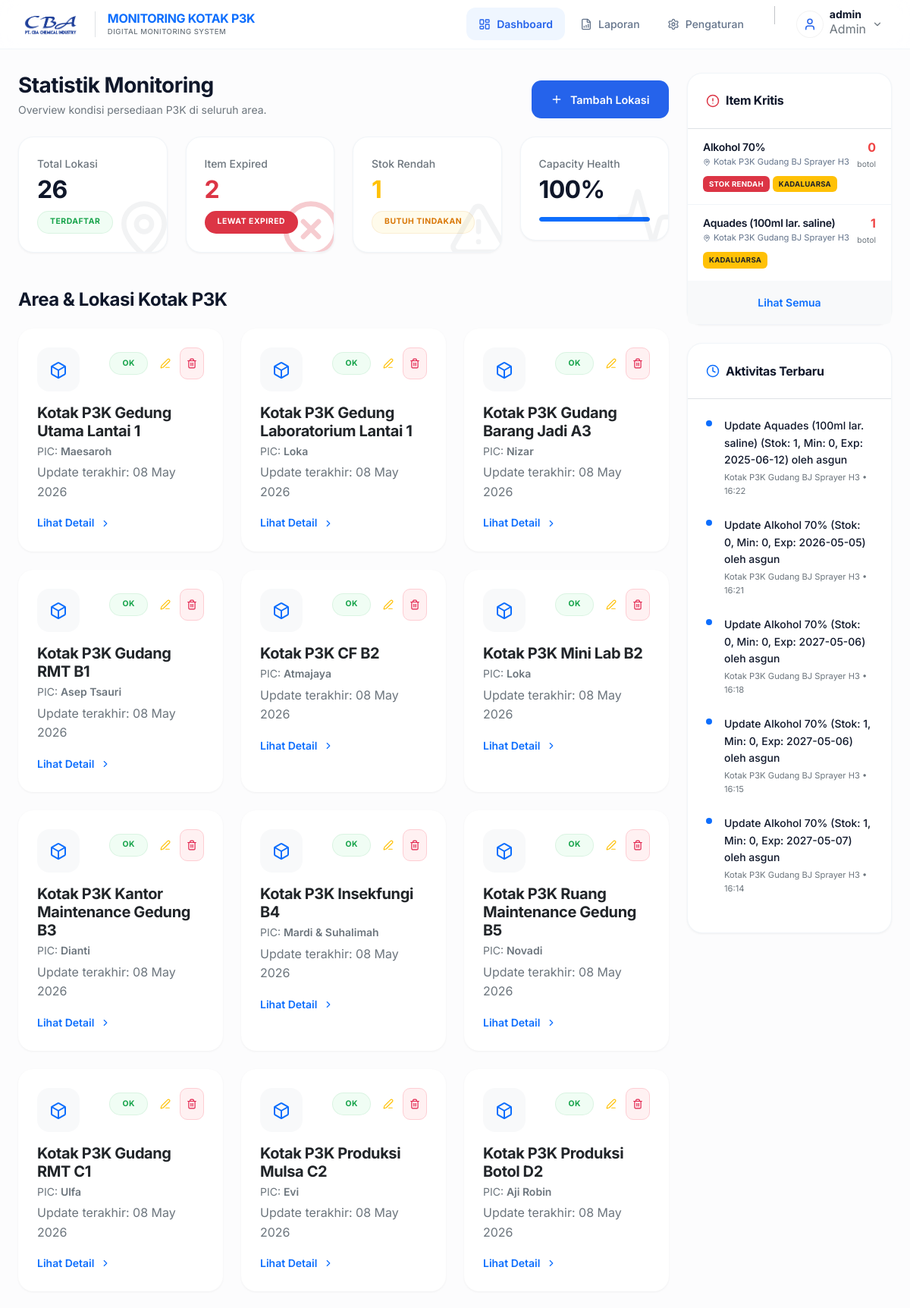
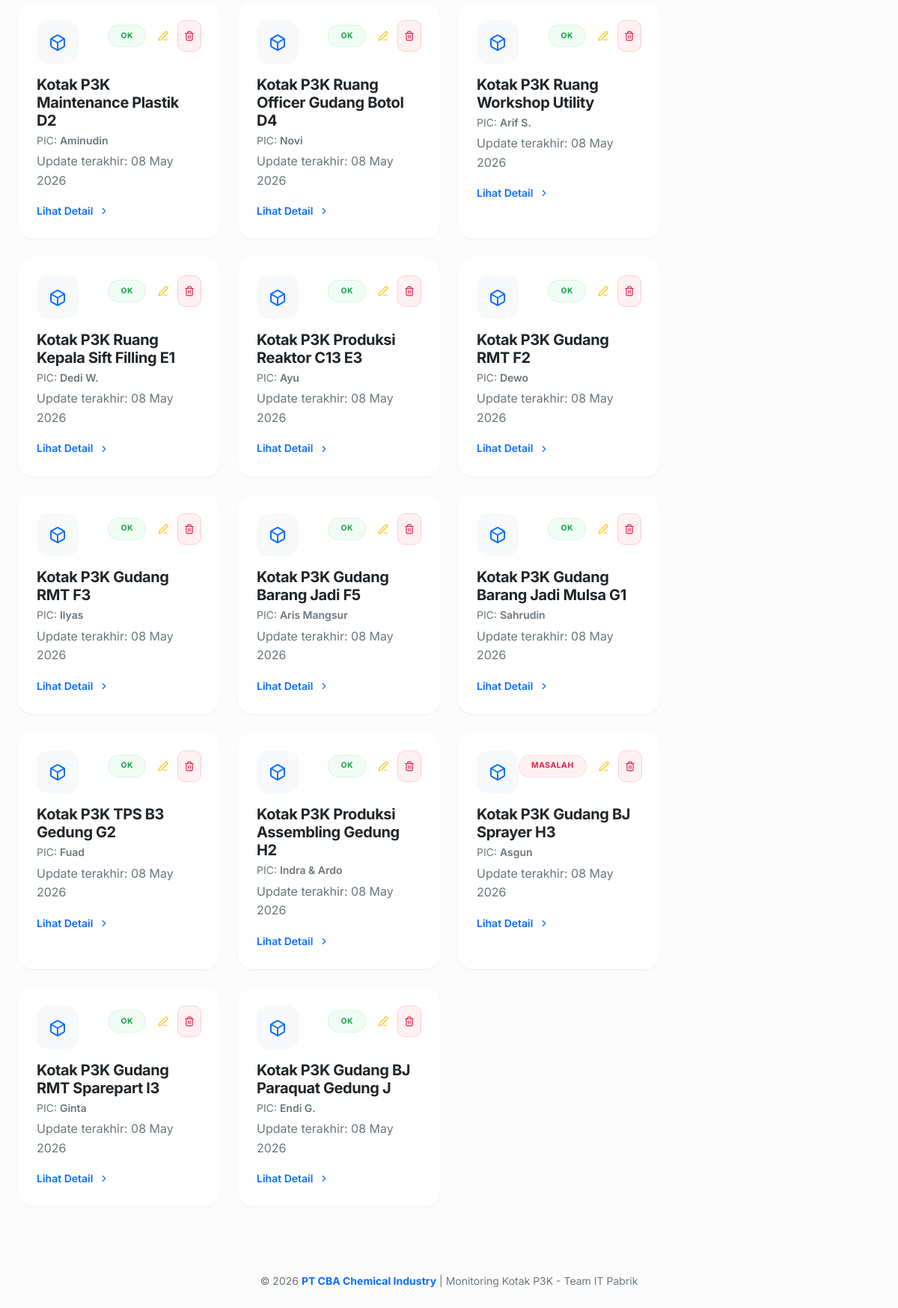
/dashboard.php (signed in), run on the app's committed database (2 pictures, top to bottom).
### tables this page shows
CREATE TABLE `p3k_lokasi` (
  `id` int(11) NOT NULL,
  `nama_lokasi` varchar(100) NOT NULL,
  `last_update` datetime DEFAULT current_timestamp() ON UPDATE current_timestamp(),
  `pic` varchar(100) DEFAULT 'Admin'
);

CREATE TABLE `p3k_items` (
  `id` int(11) NOT NULL,
  `lokasi_id` int(11) NOT NULL,
  `nama_item` varchar(100) NOT NULL,
  `stok` int(11) NOT NULL DEFAULT 0,
  `min_stok` int(11) NOT NULL DEFAULT 0,
  `satuan` varchar(20) DEFAULT 'pcs',
  `tgl_kadaluarsa` date DEFAULT NULL
);

CREATE TABLE `p3k_activity` (
  `id` int(11) NOT NULL,
  `lokasi_id` int(11) NOT NULL,
  `activity_type` enum('UPDATE','CHECK','CRITICAL') DEFAULT 'CHECK',
  `message` text NOT NULL,
  `created_at` datetime DEFAULT current_timestamp()
);

### dashboard.php (the view, shortened to what the rows shown need)
<?php
include "db.php";
$role = $_SESSION['role'];
$username = $_SESSION['username'];
$where_clause = ($role == 'Admin') ? "" : "WHERE l.pic = '$username'";
$where_clause_items = ($role == 'Admin') ? "" : "AND l.pic = '$username'";
$q_lokasi = mysqli_query($conn, "SELECT COUNT(*) as total FROM p3k_lokasi l $where_clause");
$total_lokasi = mysqli_fetch_assoc($q_lokasi)['total'];
$today = date('Y-m-d');
$next_month = date('Y-m-d', strtotime('+30 days'));
$q_kritis = mysqli_query($conn, "SELECT COUNT(*) as total FROM p3k_items i
    JOIN p3k_lokasi l ON i.lokasi_id = l.id
    WHERE (i.stok <= i.min_stok OR (i.tgl_kadaluarsa <= '$next_month' AND i.tgl_kadaluarsa >= '$today')) $where_clause_items");
$total_kritis = mysqli_fetch_assoc($q_kritis)['total'];
$q_expired = mysqli_query($conn, "SELECT COUNT(*) as total FROM p3k_items i
    JOIN p3k_lokasi l ON i.lokasi_id = l.id
    WHERE i.tgl_kadaluarsa < '$today' $where_clause_items");
$total_expired = mysqli_fetch_assoc($q_expired)['total'];
$q_all_items = mysqli_query($conn, "SELECT COUNT(*) as total FROM p3k_items i JOIN p3k_lokasi l ON i.lokasi_id = l.id $where_clause");
$total_items = mysqli_fetch_assoc($q_all_items)['total'];
$health_percentage = ($total_items > 0) ? round((($total_items - $total_kritis) / $total_items) * 100) : 0;
$critical_items = mysqli_query($conn, "SELECT i.*, l.nama_lokasi FROM p3k_items i
    JOIN p3k_lokasi l ON i.lokasi_id = l.id
    WHERE (i.stok <= i.min_stok OR i.tgl_kadaluarsa <= '$next_month') $where_clause_items
    ORDER BY i.stok ASC LIMIT 10");
$activities = mysqli_query($conn, "SELECT a.*, l.nama_lokasi FROM p3k_activity a
    JOIN p3k_lokasi l ON a.lokasi_id = l.id
    " . (($role == 'Admin') ? "" : "WHERE l.pic = '$username'") . "
    ORDER BY a.created_at DESC LIMIT 5");
$locations = mysqli_query($conn, "SELECT l.*, u.nama as pic_nama,
    (SELECT COUNT(*) FROM p3k_items WHERE lokasi_id = l.id AND (stok <= min_stok OR tgl_kadaluarsa <= '$next_month')) as critical_count
    FROM p3k_lokasi l
    LEFT JOIN users u ON l.pic = u.username
    $where_clause");
?>
<!DOCTYPE html>
<html lang="id">
<head>
    <link href="https://cdn.jsdelivr.net/npm/bootstrap@5.3.2/dist/css/bootstrap.min.css" rel="stylesheet">
    <link rel="stylesheet" href="assets/css/style.css">
</head>
<body>
    <nav class="navbar glass-navbar fixed-top py-2">
        <div class="container-fluid px-4">
            <a href="dashboard.php" class="d-flex align-items-center gap-3 text-decoration-none">
                <div class="brand-text border-start ps-3 d-none d-sm-block">
                    <h1 class="h6 mb-0 fw-bold tracking-tight text-primary">MONITORING KOTAK P3K</h1>
                </div>
            </a>
        </div>
    </nav>
    <div class="container-fluid px-4 py-3" style="margin-top: 80px; padding-bottom: 100px;">
        <div class="row g-4">
            <div class="col-lg-9">
                <div class="row g-4 mb-5">
                    <div class="col-md-6 col-lg-3">
                        <div class="glass-card stat-card">
                            <h2 class="mb-0"><?= $total_lokasi ?></h2>
                        </div>
                    </div>
                    <div class="col-md-6 col-lg-3">
                        <div class="glass-card stat-card">
                            <h2 class="mb-0 text-danger"><?= $total_expired ?></h2>
                        </div>
                    </div>
                    <div class="col-md-6 col-lg-3">
                        <div class="glass-card stat-card">
                            <h2 class="mb-0 text-warning"><?= $total_kritis ?></h2>
                        </div>
                    </div>
                    <div class="col-md-6 col-lg-3">
                        <div class="glass-card stat-card">
                            <h2 class="mb-0"><?= $health_percentage ?>%</h2>
                        </div>
                    </div>
                </div>
                <div class="row g-4">
                    <?php while ($loc = mysqli_fetch_assoc($locations)): ?>
                        <div class="col-md-6 col-xl-4">
                            <a href="location_detail.php?id=<?= $loc['id'] ?>" class="text-decoration-none">
                                <div class="glass-card location-card p-4 h-100">
                                    <div class="d-flex justify-content-between align-items-start mb-3">
                                        <div class="bg-light p-3 rounded-4 text-primary">
                                            <i data-lucide="box" style="width:24px; height:24px;"></i>
                                        </div>
                                        <div class="d-flex align-items-center gap-2">
                                            <?php if ($loc['critical_count'] > 0): ?>
                                                <span class="badge-status badge-critical">MASALAH</span>
                                            <?php else: ?>
                                                <span class="badge-status badge-success">OK</span>
                                            <?php endif; ?>
                                            <?php if ($_SESSION['role'] == 'Admin'): ?>
                                                <div class="d-flex gap-1">
                                                    <button type="button"
                                                        onclick="event.preventDefault(); event.stopPropagation();"
                                                        data-bs-toggle="modal"
                                                        data-bs-target="#editLocationModal<?= $loc['id'] ?>"
                                                        class="btn btn-sm btn-outline-warning border-0 rounded-3 p-2">
                                                        <i data-lucide="edit-3" style="width:14px;"></i>
                                                    </button>
                                                    <form id="deleteForm<?= $loc['id'] ?>" action="" method="POST" class="mb-0">
                                                        <button type="button"
                                                            onclick="event.preventDefault(); event.stopPropagation(); confirmDelete(<?= $loc['id'] ?>, '<?= htmlspecialchars($loc['nama_lokasi']) ?>')"
                                                            class="btn-delete-lokasi">
                                                            <i data-lucide="trash-2" style="width:14px;"></i>
                                                        </button>
                                                    </form>
                                                </div>
                                            <?php endif; ?>
                                        </div>
                                    </div>
                                    <h5 class="mb-1 text-dark"><?= htmlspecialchars($loc['nama_lokasi']) ?></h5>
                                    <p class="text-secondary small mb-1">PIC: <span
                                            class="fw-semibold"><?= htmlspecialchars($loc['pic_nama'] ?? $loc['pic']) ?></span>
                                    </p>
                                    <p class="text-secondary tiny mb-3">Update terakhir:
                                        <?= date('d M Y', strtotime($loc['last_update'])) ?></p>
                                    <div class="d-flex align-items-center gap-2 text-primary small fw-semibold">
                                        Lihat Detail
                                        <i data-lucide="chevron-right" style="width:14px;"></i>
                                    </div>
                                </div>
                            </a>
                        </div>
                    <?php endwhile; ?>
                </div>
            </div>
            <div class="col-lg-3">
                <div class="glass-card mb-4" style="height: fit-content;">
                    <div class="sidebar-critical">
                        <?php if (mysqli_num_rows($critical_items) > 0): ?>
                            <?php while ($item = mysqli_fetch_assoc($critical_items)):
                                $is_expired = ($item['tgl_kadaluarsa'] <= $next_month);
                                $is_low_stock = ($item['stok'] <= $item['min_stok']);
                                ?>
                                <div class="critical-item">
                                    <div class="d-flex justify-content-between align-items-start">
                                        <div class="me-2">
                                            <h6 class="item-name mb-0"><?= htmlspecialchars($item['nama_item']) ?></h6>
                                            <div class="item-location">
                                                <i data-lucide="map-pin" style="width:10px; height:10px;"></i>
                                                <?= htmlspecialchars($item['nama_lokasi']) ?>
                                            </div>
                                        </div>
                                        <div class="text-end">
                                            <span class="item-qty"><?= $item['stok'] ?></span>
                                            <span class="tiny text-secondary"
                                                style="font-size: 0.65rem;"><?= htmlspecialchars($item['satuan']) ?></span>
                                        </div>
                                    </div>
                                    <div class="d-flex gap-1 mt-1">
                                        <?php if ($is_low_stock): ?>
                                            <span class="badge-pill bg-danger text-white">STOK RENDAH</span>
                                        <?php endif; ?>
                                        <?php if ($is_expired): ?>
                                            <span class="badge-pill bg-warning text-dark">KADALUARSA</span>
                                        <?php endif; ?>
                                    </div>
                                </div>
                            <?php endwhile; ?>
                        <?php else: ?>
                            <div class="p-4 text-center">
                                <p class="text-secondary small mb-0">Semua item aman.</p>
                            </div>
                        <?php endif; ?>
                    </div>
                </div>
                <div class="glass-card">
                    <div class="p-4">
                        <?php while ($act = mysqli_fetch_assoc($activities)): ?>
                            <div class="mb-4 last-child-mb-0">
                                <div class="d-flex gap-3">
                                    <div class="flex-shrink-0 mt-1">
                                        <div class="bg-primary rounded-circle" style="width:8px; height:8px;"></div>
                                    </div>
                                    <div>
                                        <p class="small mb-1 fw-medium"><?= htmlspecialchars($act['message']) ?></p>
                                        <p class="text-secondary tiny mb-0" style="font-size: 0.7rem;">
                                            <?= htmlspecialchars($act['nama_lokasi']) ?> •
                                            <?= date('H:i', strtotime($act['created_at'])) ?>
                                        </p>
                                    </div>
                                </div>
                            </div>
                        <?php endwhile; ?>
                    </div>
                </div>
            </div>
        </div>
    </div>
</body>
</html>

### data on the page
p3k_lokasi: shows "OK", nama_lokasi "Kotak P3K Gedung Utama Lantai 1", pic_nama "Maesaroh", last_update "08 May 2026"
p3k_lokasi: shows "OK", nama_lokasi "Kotak P3K Gedung Laboratorium Lantai 1", pic_nama "Loka", last_update "08 May 2026"
p3k_lokasi: shows "OK", nama_lokasi "Kotak P3K Gudang Barang Jadi A3", pic_nama "Nizar", last_update "08 May 2026"
p3k_lokasi: shows "OK", nama_lokasi "Kotak P3K Gudang RMT B1", pic_nama "Asep Tsauri", last_update "08 May 2026"
p3k_lokasi: shows "OK", nama_lokasi "Kotak P3K CF B2", pic_nama "Atmajaya", last_update "08 May 2026"
p3k_lokasi: shows "OK", nama_lokasi "Kotak P3K Mini Lab B2", pic_nama "Loka", last_update "08 May 2026"
p3k_lokasi: shows "OK", nama_lokasi "Kotak P3K Kantor Maintenance Gedung B3", pic_nama "Dianti", last_update "08 May 2026"
p3k_lokasi: shows "OK", nama_lokasi "Kotak P3K Insekfungi B4", pic_nama "Mardi & Suhalimah", last_update "08 May 2026"
p3k_lokasi: shows "OK", nama_lokasi "Kotak P3K Ruang Maintenance Gedung B5", pic_nama "Novadi", last_update "08 May 2026"
p3k_lokasi: shows "OK", nama_lokasi "Kotak P3K Gudang RMT C1", pic_nama "Ulfa", last_update "08 May 2026"
p3k_lokasi: shows "OK", nama_lokasi "Kotak P3K Produksi Mulsa C2", pic_nama "Evi", last_update "08 May 2026"
p3k_lokasi: shows "OK", nama_lokasi "Kotak P3K Produksi Botol D2", pic_nama "Aji Robin", last_update "08 May 2026"
p3k_lokasi: shows "OK", nama_lokasi "Kotak P3K Maintenance Plastik D2", pic_nama "Aminudin", last_update "08 May 2026"
p3k_lokasi: shows "OK", nama_lokasi "Kotak P3K Ruang Officer Gudang Botol D4", pic_nama "Novi", last_update "08 May 2026"
p3k_lokasi: shows "OK", nama_lokasi "Kotak P3K Ruang Workshop Utility", pic_nama "Arif S.", last_update "08 May 2026"
p3k_lokasi: shows "OK", nama_lokasi "Kotak P3K Ruang Kepala Sift Filling E1", pic_nama "Dedi W.", last_update "08 May 2026"
p3k_lokasi: shows "OK", nama_lokasi "Kotak P3K Produksi Reaktor C13 E3", pic_nama "Ayu", last_update "08 May 2026"
p3k_lokasi: shows "OK", nama_lokasi "Kotak P3K Gudang RMT F2", pic_nama "Dewo", last_update "08 May 2026"
p3k_lokasi: shows "OK", nama_lokasi "Kotak P3K Gudang RMT F3", pic_nama "Ilyas", last_update "08 May 2026"
p3k_lokasi: shows "OK", nama_lokasi "Kotak P3K Gudang Barang Jadi F5", pic_nama "Aris Mangsur", last_update "08 May 2026"
p3k_lokasi: shows "OK", nama_lokasi "Kotak P3K Gudang Barang Jadi Mulsa G1", pic_nama "Sahrudin", last_update "08 May 2026"
p3k_lokasi: shows "OK", nama_lokasi "Kotak P3K TPS B3 Gedung G2", pic_nama "Fuad", last_update "08 May 2026"
p3k_lokasi: shows "OK", nama_lokasi "Kotak P3K Produksi Assembling Gedung H2", pic_nama "Indra & Ardo", last_update "08 May 2026"
p3k_lokasi: shows "MASALAH", nama_lokasi "Kotak P3K Gudang BJ Sprayer H3", pic_nama "Asgun", last_update "08 May 2026"
p3k_lokasi: shows "OK", nama_lokasi "Kotak P3K Gudang RMT Sparepart I3", pic_nama "Ginta", last_update "08 May 2026"
p3k_lokasi: shows "OK", nama_lokasi "Kotak P3K Gudang BJ Paraquat Gedung J", pic_nama "Endi G.", last_update "08 May 2026"
p3k_items: nama_item "Alkohol 70%", lokasi.nama_lokasi "Kotak P3K Gudang BJ Sprayer H3", stok "0", satuan "botol", min_stok "STOK RENDAH", tgl_kadaluarsa "KADALUARSA"
p3k_items: nama_item "Aquades (100ml lar. saline)", lokasi.nama_lokasi "Kotak P3K Gudang BJ Sprayer H3", stok "1", satuan "botol", tgl_kadaluarsa "KADALUARSA"
p3k_activity: message "Update Aquades (100ml lar. saline) (Stok: 1, Min: 0, Exp: 2025-06-12) oleh asgun", lokasi.nama_lokasi "Kotak P3K Gudang BJ Sprayer H3", created_at "16:22"
p3k_activity: message "Update Alkohol 70% (Stok: 0, Min: 0, Exp: 2026-05-05) oleh asgun", lokasi.nama_lokasi "Kotak P3K Gudang BJ Sprayer H3", created_at "16:21"
p3k_activity: message "Update Alkohol 70% (Stok: 0, Min: 0, Exp: 2027-05-06) oleh asgun", lokasi.nama_lokasi "Kotak P3K Gudang BJ Sprayer H3", created_at "16:18"
p3k_activity: message "Update Alkohol 70% (Stok: 1, Min: 0, Exp: 2027-05-06) oleh asgun", lokasi.nama_lokasi "Kotak P3K Gudang BJ Sprayer H3", created_at "16:15"
p3k_activity: message "Update Alkohol 70% (Stok: 1, Min: 0, Exp: 2027-05-07) oleh asgun", lokasi.nama_lokasi "Kotak P3K Gudang BJ Sprayer H3", created_at "16:14"

### other printed values
$_SESSION['username'] "admin"
$_SESSION['role'] "Admin"
$total_lokasi "26"
$total_expired "2"
$total_kritis "1"
$health_percentage "100"
